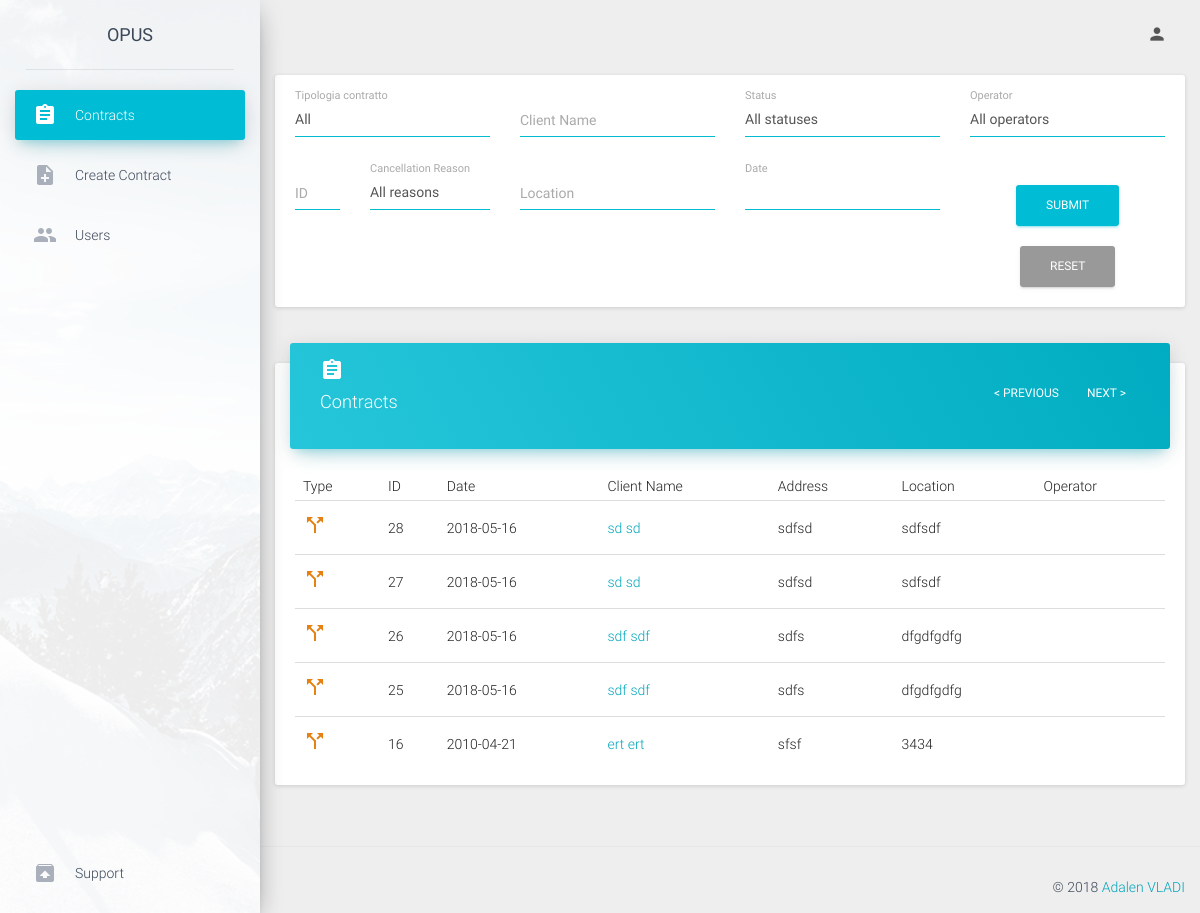
Before: /operator/contracts (signed in) with the older database file.
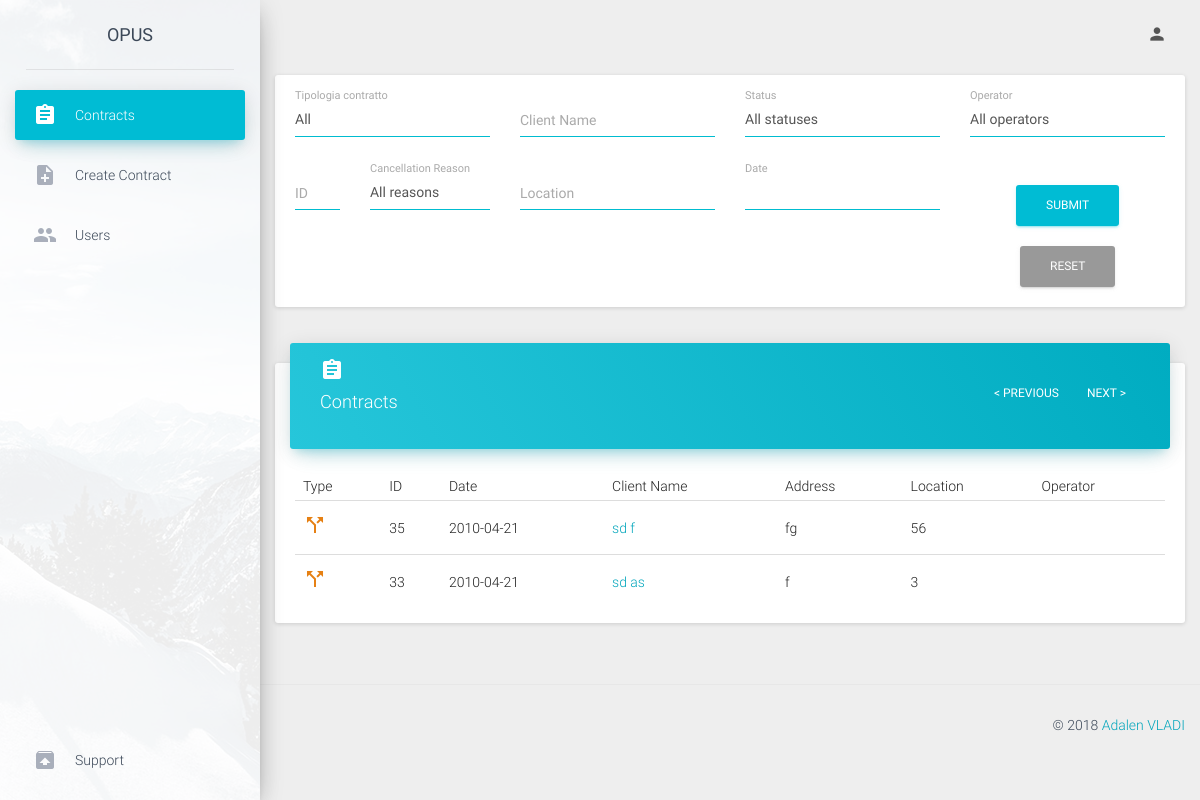
After: the same page with the newer database file.
### tables this page shows
CREATE TABLE `contracts` (
  `contract_id` int(11) NOT NULL,
  `contract_type` enum('luce','gas','dual') NOT NULL,
  `proposal_number` varchar(50) NOT NULL,
  `date` date NOT NULL,
  `ugm_cb` enum('true','false') NOT NULL DEFAULT 'false',
  `analisi_cb` enum('true','false') NOT NULL DEFAULT 'false',
  `iniziative_cb` enum('true','false') NOT NULL DEFAULT 'false',
  `toponimo` enum('via') NOT NULL,
  `address` text NOT NULL,
  `civico` varchar(30) NOT NULL,
  `price` varchar(50) NOT NULL,
  `location` varchar(100) NOT NULL,
  `ubicazione_fornitura` enum('resident','non_resident') NOT NULL,
  `domicillazione_documenti_fatture` enum('residenza','ubicazione_fornitura','altro') NOT NULL,
  `listino` varchar(50) NOT NULL,
  `richiede_gas_naturale` enum('true','false') NOT NULL,
  `request_type` varchar(50) NOT NULL,
  `pdr` varchar(50) NOT NULL,
  `fornitore_uscente` varchar(50) NOT NULL,
  `consume_annuo` varchar(50) NOT NULL,
  `tipo_riscaldamento` enum('true','false') NOT NULL,
  `tipo_cottura_acqua` enum('true','false') NOT NULL,
  `fature_via_email` enum('true','false') NOT NULL,
  `operator` int(11) NOT NULL COMMENT 'user id',
  `status` int(11) NOT NULL DEFAULT '1' COMMENT 'status id',
  `cancellation_reason` varchar(100) NOT NULL,
  `gender` enum('male','female') NOT NULL,
  `rag_sociale` text NOT NULL,
  `first_name` varchar(50) NOT NULL,
  `last_name` varchar(50) NOT NULL,
  `bussines_name` varchar(50) NOT NULL,
  `client_type` enum('personal') NOT NULL,
  `tel_number` varchar(30) NOT NULL,
  `alt_number` varchar(30) NOT NULL,
  `cel_number` varchar(30) NOT NULL,
  `cel_number2` varchar(30) NOT NULL,
  `cel_number3` varchar(30) NOT NULL,
  `email` varchar(50) NOT NULL,
  `alt_email` varchar(50) NOT NULL,
  `birth_nation` varchar(50) NOT NULL,
  `vat_number` varchar(50) NOT NULL,
  `partita_iva` varchar(50) NOT NULL,
  `birth_date` date NOT NULL,
  `birth_municipality` varchar(50) NOT NULL,
  `document_type` enum('id_card','passport') NOT NULL,
  `document_number` varchar(100) NOT NULL,
  `document_date` date NOT NULL,
  `iban_code` varchar(50) NOT NULL,
  `iban_accounthoder` varchar(50) NOT NULL,
  `iban_fiscal_code` varchar(50) NOT NULL,
  `payment_type` enum('postal','cc') NOT NULL,
  `note` text NOT NULL,
  `campaign` int(11) NOT NULL COMMENT 'campaign_id',
  `supervisor` int(11) NOT NULL COMMENT 'user_id'
);

### application/controller/operator.php (called while the page is built, shortened)
<?php
class operator extends Controller
{
    function contracts(){
        $contracts=$this->model->OperatorgetContracts();
        require APP . 'view/operator/header.php';
        require APP . 'view/operator/contracts.php';
        require APP . 'view/operator/footer.php';
    }
}

### public/index.php (called while the page is built, shortened)
<?php
require APP . 'core/controller.php';
$app = new Application();

### application/core/controller.php (called while the page is built, shortened)
<?php
class Controller
{
    public $db = null;
    private function openDatabaseConnection()
    {
        $options = array(PDO::ATTR_DEFAULT_FETCH_MODE => PDO::FETCH_OBJ, PDO::ATTR_ERRMODE => PDO::ERRMODE_WARNING);
        $this->db = new PDO(DB_TYPE . ':host=' . DB_HOST . ';dbname=' . DB_NAME . ';charset=' . DB_CHARSET, DB_USER, DB_PASS, $options);
    }
    public function loadModel()
    {
        require APP . 'model/model.php';
        $this->model = new Model($this->db);
    }
}

### application/model/model.php (called while the page is built, shortened)
<?php
class Model
{
    function __construct($db)
    {
        try {
            $this->db = $db;
        } catch (PDOException $e) {
            exit('Database connection could not be established.');
        }
    }
    public function OperatorgetContracts($export=null){
        $page         = (int)(isset($_REQUEST['page'])? $_REQUEST['page']:0);
        $contract_type= (isset($_REQUEST['contract_type'])?$_REQUEST['contract_type']:'%');
        $date         = (isset($_REQUEST['date'])?$_REQUEST['date']:'');
        $client_name  = (isset($_REQUEST['client_name'])?$_REQUEST['client_name']:'');
        $status       = (isset($_REQUEST['status'])?$_REQUEST['status']:'%');
        $location     = (isset($_REQUEST['location'])?$_REQUEST['location']:'%');
        $limiter      = 30;
        $pager        = $limiter*$page;
        if ($date!='') {
            $date =explode('-',(isset($_GET['date'])?$_GET['date']:''));
            $date1 = date("Y-m-d", strtotime($date[0]));
            $date2 = date("Y-m-d", strtotime($date[1]));
        } else {
            $date1 ="1999-01-01";
            $date2 ="2099-01-01";
        }
        if ($client_name!=''){
            if (count(explode(' ',$client_name))>1) {
                $first_name=explode(' ',$client_name)[0].'%';
                $last_name=explode(' ',$client_name)[1].'%';
            }else{
                $first_name=$client_name.'%';
                $last_name='%';
            }
        } else {
                $first_name='%';
                $last_name='%';
        }
        $sql="SELECT * FROM contracts
                WHERE contract_type LIKE :contract_type
                    AND  operator = :operator
                    AND (   DATE(`date`) >= DATE(:date1)
                        AND
                            DATE(`date`) <= DATE(:date2)
                        )
                    AND (
                            (first_name LIKE :first_name AND last_name LIKE :last_name)
                        OR
                            (first_name LIKE :last_name AND last_name LIKE :first_name)
                        )
                    AND status LIKE :status
                    AND location LIKE :location
                ORDER BY contract_id DESC
                LIMIT :pager , :limiter";
        $query = $this->db->prepare($sql);
        $query->bindParam(':pager', $pager, PDO::PARAM_INT);
        $query->bindParam(':limiter', $limiter, PDO::PARAM_INT);
        $query->bindParam(':contract_type', $contract_type);
        $query->bindParam(':operator', $_SESSION['user_id'], PDO::PARAM_INT);
        $query->bindParam(':date1', $date1);
        $query->bindParam(':date2', $date2);
        $query->bindParam(':first_name', $first_name);
        $query->bindParam(':last_name', $last_name);
        $query->bindParam(':status', $status);
        $query->bindParam(':location', $location);
        $query->execute();
        return $query->fetchAll();
    }
}

### application/view/admin/contracts.php (the view, shortened to what the changed rows need)
<div class="content" style="margin-top: 20px">
                                    <?php
                                        $output='';
                                        foreach ($operators as $operator) {
                                            $output.='<option value="'.$operator->user_id.'" >'.$operator->first_name.' '.$operator->last_name.'</option>';
                                        }
                                    ?>
        <div class="row">
            <div class="col-md-12">
                <div class="card">
                    <div class="card-content table-responsive">
                        <table class="table table-hover">
                            <thead>
                                <th>Type</th>
                                <th>ID</th>
                                <th>Date</th>
                                <th>Client Name</th>
                                <th>Address</th>
                                <th>Location</th>
                                <th>Operator</th>
                            </thead>
                            <tbody>
                                <?php
                                    $output='';
                                    foreach ($contracts as $contract) {
                                        $output.='<tr>';
                                                    if ($contract->contract_type=='gas') {
                                                        $output.='<td><i style="color:#3885e8" class="material-icons">local_gas_station</i></td>';
                                                    }elseif ($contract->contract_type=='luce') {
                                                        $output.='<td><i style="color:#ded00f" class="material-icons">battery_charging_full</i></td>';
                                                    }elseif ($contract->contract_type=='dual') {
                                                        $output.='<td><i style="color:#e68013" class="material-icons">call_split</i></td>';
                                                    }
                                        $output.='<td>'.$contract->contract_id.'</td>
                                                    <td>'.(explode(' ',$contract->date)[0]).'</td>
                                                    <td><a href="viewContract/'.$contract->contract_id.'">'.$contract->first_name.' '.$contract->last_name.'</a></td>
                                                    <td>'.$contract->address.'</td>
                                                    <td>'.$contract->location.'</td>';
                                                        if (isset($operator)) {
                                                            $output.='<td><a href="viewUser/'.$operator->user_id.'">'.$operator->first_name.' '.$operator->last_name.'</td>';
                                                        } else {
                                                            $output.= '<td></td>';
                                                        }
                                        $output.='</tr>';
                                    }
                                    echo $output;
                                 ?>
                            </tbody>
                        </table>
                    </div>
                </div>
            </div>
        </div>
    </div>

Changed rows visible on the page:
removed contracts: contract_type "dual" (drawn), contract_id "28", date "2018-05-16", first_name "sd", last_name "sd", address "sdfsd", location "sdfsdf"
removed contracts: contract_type "dual" (drawn), contract_id "27", date "2018-05-16", first_name "sd", last_name "sd", address "sdfsd", location "sdfsdf"
removed contracts: contract_type "dual" (drawn), contract_id "26", date "2018-05-16", first_name "sdf", last_name "sdf", address "sdfs", location "dfgdfgdfg"
removed contracts: contract_type "dual" (drawn), contract_id "25", date "2018-05-16", first_name "sdf", last_name "sdf", address "sdfs", location "dfgdfgdfg"
removed contracts: contract_type "dual" (drawn), contract_id "16", date "2010-04-21", first_name "ert", last_name "ert", address "sfsf", location "3434"
added contracts: contract_type "dual" (drawn), contract_id "35", date "2010-04-21", first_name "sd", last_name "f", address "fg", location "56"
added contracts: contract_type "dual" (drawn), contract_id "33", date "2010-04-21", first_name "sd", last_name "as", address "f", location "3"
